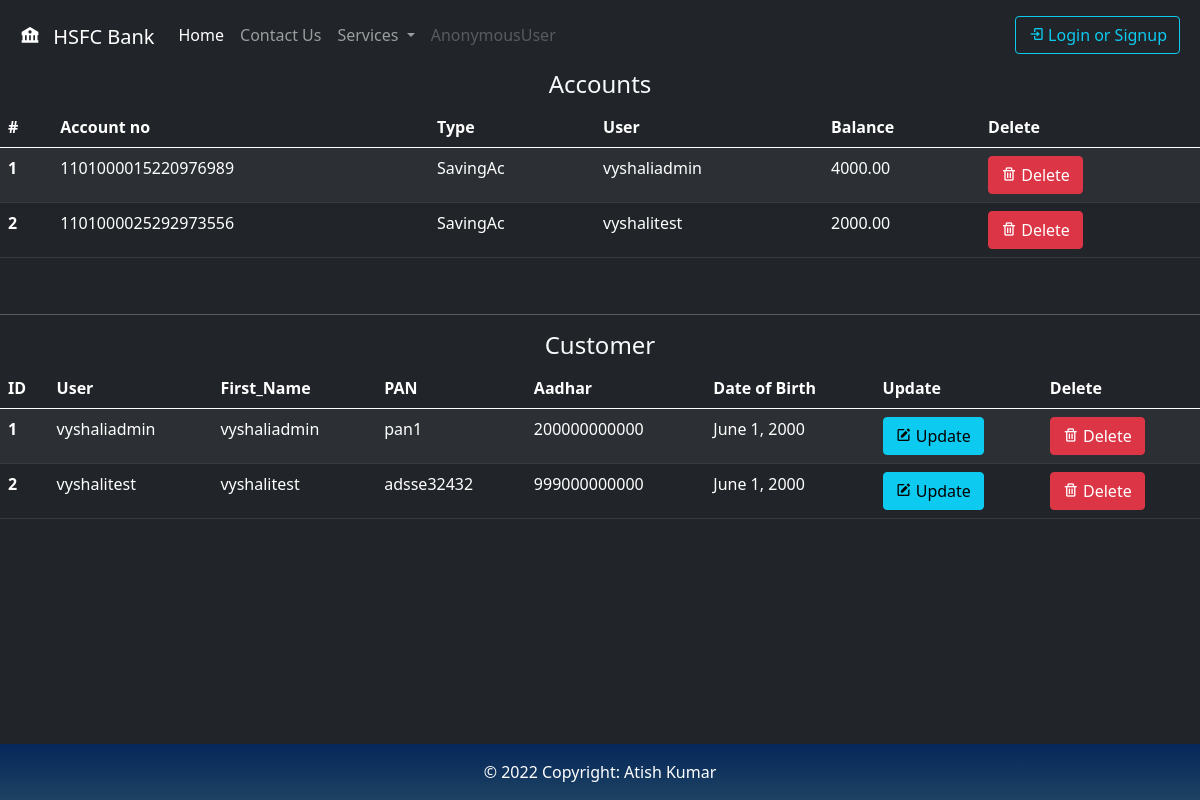
/dashboard/, run on the app's committed database.
### Account/models.py (models this page shows, shortened)
class UserBankAccount(models.Model):
    Account_id = models.AutoField(primary_key=True,editable=False,unique=True)
    user = models.ForeignKey(
        User,
        related_name='account',
        on_delete=models.CASCADE,
    )
    account_type = models.ForeignKey(
        ProductCode,
        default=1,
        related_name='accounts',
        on_delete=models.CASCADE
    )
    period = models.DecimalField(max_digits=10, decimal_places=2, default=0)
    rate = models.DecimalField(max_digits=4, decimal_places=2, default=0)
    account_no = models.PositiveBigIntegerField(null=False,blank=True,unique=True)
    account_no = models.BigIntegerField(null=False,blank=True,unique=True)
    balance = models.DecimalField(
       max_digits=6, decimal_places=2, default=0, null=True, blank=True
    )
    interest_start_date = models.DateField(
        auto_now_add=True,
        help_text=(
            'The month number that interest calculation will start from'
        )
    )
    initial_deposit_date = models.DateField(auto_now_add=True)
    Referrence_Number = models.CharField(max_length = 10,
           blank=True,
           editable=False,
           unique=True,
           default=create_new_ref_number,
      )
    def create_new_ref_number():
                not_unique = True
                while not_unique:
                    unique_ref = random.randint(1000000000, 9999999999)
                    if not UserBankAccount.objects.filter(Referrence_Number=unique_ref):
                        not_unique = False
                return str(unique_ref)

### Product/models.py (models this page shows)
class ProductCode(models.Model):
    code = models.CharField(max_length=6, default=0,help_text='Enter Product Code',unique=True)
    name = models.CharField(max_length=128,help_text='Enter Product Code eg:Saving/Fixed Deposit')
    maximum_withdrawal_amount = models.DecimalField(
        decimal_places=2,
        max_digits=12
    )
    annual_interest_rate = models.DecimalField(
        validators=[MinValueValidator(0), MaxValueValidator(100)],
        decimal_places=2,
        max_digits=5,
        help_text='Interest rate from 0 - 100'
    )
    interest_calculation_per_year = models.PositiveSmallIntegerField(
        validators=[MinValueValidator(1), MaxValueValidator(12)],
        help_text='The number of times interest will be calculated per year'
    )
    def __str__(self):
        return self.name

### Customer/models.py (models this page shows, shortened)
class Customer(models.Model):
    user =models.OneToOneField(User, on_delete=models.CASCADE,null=True)
    Name_title = models.CharField(max_length=25, choices = Customer_Prefix)
    First_Name = models.CharField(max_length=25)
    Middle_Name = models.CharField(max_length=25)
    Last_Name = models.CharField(max_length=25)
    Gender  = models.CharField(max_length=25, choices = GENDER, default='1')
    Father_Name = models.CharField(max_length=25)
    Mother_Name = models.CharField(max_length=25)
    Date_of_Birth = models.DateField(null=True)
    Aadhar = models.BigIntegerField(default=0, validators=[MinValueValidator(200000000000), MaxValueValidator(999000000000)]
    )
    PAN = models.CharField(max_length=10)
    street_address = models.CharField(max_length=100)
    apartment_address = models.CharField(max_length=100)
    District = models.CharField(max_length=25,default='Raigad')
    state = models.CharField(
        "State",
        max_length=1024,
        choices = state_choices,
        default="Maharashtra"
    )
    country = models.CharField(
        "Country",
        max_length=2,
        choices=sorted(COUNTRIES.items()),
        default="IN"
    )
    zip = models.CharField(max_length=100)

### Home/views.py (the view)
# urls.py: path('dashboard/', Dashboard, name='dashboard'),
def Dashboard(request):
    all_account = UserBankAccount.objects.all()
    all_customer = Customer.objects.all()
    context = {
        'account':all_account,
        'customer':all_customer,
    }
    return render (request, 'dashboard.html', context)

### templates/dashboard.html
{% extends 'base.html' %}
{% block content %}
  <body>
    <h4><center>Accounts</center></h4>
    <table class="table table-dark table-striped">
      <thead>
        <tr>
          <th scope="col">#</th>
          <th scope="col">Account no</th>
          <th scope="col">Type</th>
          <th scope="col">User</th>
          <th scope="col">Balance</th>
          <th scope="col">Delete</th>
        </tr>
      </thead>
      <tbody>
        {% for account in account %}
        <tr>
          <th scope="row">{{account.Account_id}}</th>
          <td>{{account.account_no}}</td>
          <td>{{account.account_type}}</td>
          <td>{{account.user}}</td>
          <td>{{account.balance}}</td>
          <td>
            <a href ="{% url 'delete_acc' account.Account_id %}" class="btn btn-danger"><i class='bx bx-trash'></i> Delete</button></td>
        </tr>
        {% endfor %}
      </tbody>
    </table>
    <br>
    <hr>
    <h4><center>Customer</center></h4>
    <table class="table table-dark table-striped">
      <thead>
        <tr>
          <th scope="col">ID</th>
          <th scope="col">User</th>
          <th scope="col">First_Name</th>
          <th scope="col">PAN</th>
          <th scope="col">Aadhar</th>
          <th scope="col">Date of Birth</th>
          <th scope="col">Update</th>
          <th scope="col">Delete</th>
        </tr>
      </thead>
      <tbody>
        {% for customers in customer %}
        <tr>
          <th scope="row">{{customers.id}}</th>
          <td>{{customers.user}}</td>
          <td>{{customers.First_Name}}</td>
          <td>{{customers.PAN}}</td>
          <td>{{customers.Aadhar}}</td>
          <td>{{customers.Date_of_Birth}}</td>
          <td>
            <a href ="{% url 'update' customers.id %}" class="btn btn-info"><i class='bx bxs-edit'></i> Update</button>
            </td></a>
            <td><a href ="{% url 'delete_cust' customers.id %}" class="btn btn-danger"><i class='bx bx-trash'></i> Delete</button></td>
            {% endfor %}
        </tr>
      </tbody>
    </table>
    {% endblock content %}

### templates/base.html (shortened to what this page needs)
<!doctype html>
<html lang="en">
  <head>
    <link href="https://cdn.jsdelivr.net/npm/bootstrap@5.0.2/dist/css/bootstrap.min.css" rel="stylesheet">
    <link href='https://unpkg.com/boxicons@2.1.2/css/boxicons.min.css' rel='stylesheet'>
  </head>
  <body class = 'bg-dark text-light'>
   <nav class="navbar navbar-expand-lg sticky-top navbar-dark bg-dark">
    <div class="container-fluid">
      <a class="navbar-brand" href="/"> <i class='bx bxs-bank m-2' ></i> HSFC Bank</a>
      <div class="collapse navbar-collapse " id="navbarSupportedContent">
        <ul class="navbar-nav me-auto mb-2 mb-lg-0">
          <li class="nav-item ">
            <a class="nav-link active " aria-current="page" href="/"> Home</a>
          </li>
          <li class="nav-item">
            <a class="nav-link" href="/"> Contact Us</a>
          </li>
          <li class="nav-item dropdown ">
            <a class="nav-link dropdown-toggle" href="#" id="navbarDropdown" role="button" data-bs-toggle="dropdown" aria-expanded="false">
                Services
            </a>
          </li>
          <li class="nav-item">
            <a class="nav-link disabled" href="#" tabindex="-1" aria-disabled="true">{{request.user}}</a>
          </li>
        </ul>
        <form class="d-flex">
          {% if user.is_authenticated %}
          <a class="btn btn-outline-info m-2" href="/logout/" role="button"> <i class='bx bx-log-out' ></i> Logout</a>
            {% else %}
            <a class="btn btn-outline-info m-2" href="/login/" role="button"> <i class='bx bx-log-in' ></i> Login or Signup</a>
              {% endif %}
            </form>
      </div>
    </div>
  </nav>
  {% block content %}
  {% endblock content %}
  <div class="footer-copyright fixed-bottom text-center py-3">© 2022 Copyright:  Atish Kumar
  </div>
</body>
</html>

### templates/base.html (style rules this page uses)
ul { padding-left: 0rem; }
a:link, a:visited { text-decoration: none; }
.footer-copyright { background-image:linear-gradient(-180deg,#05275a,#1e4263); color: white; }

### data on the page
UserBankAccount: Account_id "1", account_no "1101000015220976989", account_type "SavingAc", user "vyshaliadmin", balance "4000.00"
UserBankAccount: Account_id "2", account_no "1101000025292973556", account_type "SavingAc", user "vyshalitest", balance "2000.00"
Customer: id "1", user "vyshaliadmin", First_Name "vyshaliadmin", PAN "pan1", Aadhar "200000000000", Date_of_Birth "June 1, 2000"
Customer: id "2", user "vyshalitest", First_Name "vyshalitest", PAN "adsse32432", Aadhar "999000000000", Date_of_Birth "June 1, 2000"

### other printed values
{{ request.user }} "AnonymousUser"
